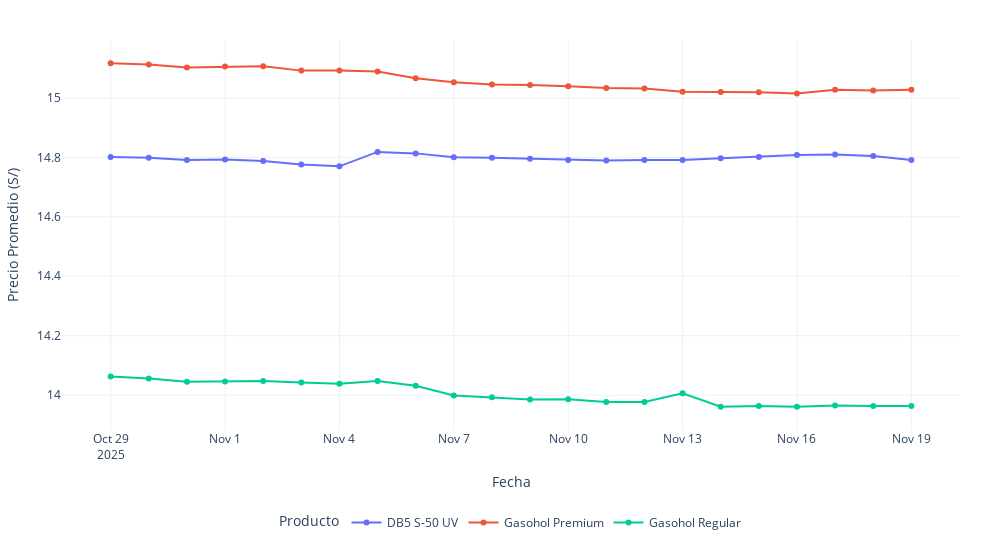

This figure's notebook cell:
### Code cell
# -----------------------------------------
df_time = (
    osinerg_1.groupby(["Fecha", "Producto"])["Precio"]
    .mean()
    .reset_index()
)

fig2 = px.line(
    df_time,
    x="Fecha",
    y="Precio",
    color="Producto",
    title=None,#"Precios Promedio por Producto a lo Largo del Tiempo",
    labels={"Precio": "Precio Promedio (S/)", "Fecha": "Fecha"},
    width=1000, height=550,
    template="plotly_white"
)

fig2.update_layout(
    legend=dict(
        orientation="h",       # horizontal
        yanchor="top",
        y=-0.2,               # mueve la leyenda debajo del gráfico
        xanchor="center",
        x=0.5,               
        bgcolor="rgba(0,0,0,0)" 
    ),
    margin=dict(l=40, r=40, t=40, b=120) 
)

fig2.update_traces(mode="lines+markers")
fig2.show()

### Figure 1 — Plotly figure (JSON) as saved in the notebook; plotly's stock layout.template omitted (floating-point values rounded to 4 significant figures)
{"data": [{"hovertemplate": "Producto=DB5 S-50 UV<br>Fecha=%{x}<br>Precio Promedio (S/)=%{y}<extra></extra>", "legendgroup": "DB5 S-50 UV", "line": {"color": "#636efa", "dash": "solid"}, "marker": {"symbol": "circle"}, "mode": "lines+markers", "name": "DB5 S-50 UV", "orientation": "v", "showlegend": true, "type": "scatter", "x": ["2025-10-29T00:00:00", "2025-10-30T00:00:00", "2025-10-31T00:00:00", "2025-11-01T00:00:00", "2025-11-02T00:00:00", "2025-11-03T00:00:00", "2025-11-04T00:00:00", "2025-11-05T00:00:00", "2025-11-06T00:00:00", "2025-11-07T00:00:00", "2025-11-08T00:00:00", "2025-11-09T00:00:00", "2025-11-10T00:00:00", "2025-11-11T00:00:00", "2025-11-12T00:00:00", "2025-11-13T00:00:00", "2025-11-14T00:00:00", "2025-11-15T00:00:00", "2025-11-16T00:00:00", "2025-11-17T00:00:00", "2025-11-18T00:00:00", "2025-11-19T00:00:00"], "xaxis": "x", "y": [14.8, 14.8, 14.79, 14.79, 14.79, 14.78, 14.77, 14.82, 14.81, 14.8, 14.8, 14.8, 14.79, 14.79, 14.79, 14.79, 14.8, 14.8, 14.81, 14.81, 14.8, 14.79], "yaxis": "y"}, {"hovertemplate": "Producto=Gasohol Premium<br>Fecha=%{x}<br>Precio Promedio (S/)=%{y}<extra></extra>", "legendgroup": "Gasohol Premium", "line": {"color": "#EF553B", "dash": "solid"}, "marker": {"symbol": "circle"}, "mode": "lines+markers", "name": "Gasohol Premium", "orientation": "v", "showlegend": true, "type": "scatter", "x": ["2025-10-29T00:00:00", "2025-10-30T00:00:00", "2025-10-31T00:00:00", "2025-11-01T00:00:00", "2025-11-02T00:00:00", "2025-11-03T00:00:00", "2025-11-04T00:00:00", "2025-11-05T00:00:00", "2025-11-06T00:00:00", "2025-11-07T00:00:00", "2025-11-08T00:00:00", "2025-11-09T00:00:00", "2025-11-10T00:00:00", "2025-11-11T00:00:00", "2025-11-12T00:00:00", "2025-11-13T00:00:00", "2025-11-14T00:00:00", "2025-11-15T00:00:00", "2025-11-16T00:00:00", "2025-11-17T00:00:00", "2025-11-18T00:00:00", "2025-11-19T00:00:00"], "xaxis": "x", "y": [15.12, 15.11, 15.1, 15.11, 15.11, 15.09, 15.09, 15.09, 15.07, 15.05, 15.05, 15.04, 15.04, 15.03, 15.03, 15.02, 15.02, 15.02, 15.01, 15.03, 15.02, 15.03], "yaxis": "y"}, {"hovertemplate": "Producto=Gasohol Regular<br>Fecha=%{x}<br>Precio Promedio (S/)=%{y}<extra></extra>", "legendgroup": "Gasohol Regular", "line": {"color": "#00cc96", "dash": "solid"}, "marker": {"symbol": "circle"}, "mode": "lines+markers", "name": "Gasohol Regular", "orientation": "v", "showlegend": true, "type": "scatter", "x": ["2025-10-29T00:00:00", "2025-10-30T00:00:00", "2025-10-31T00:00:00", "2025-11-01T00:00:00", "2025-11-02T00:00:00", "2025-11-03T00:00:00", "2025-11-04T00:00:00", "2025-11-05T00:00:00", "2025-11-06T00:00:00", "2025-11-07T00:00:00", "2025-11-08T00:00:00", "2025-11-09T00:00:00", "2025-11-10T00:00:00", "2025-11-11T00:00:00", "2025-11-12T00:00:00", "2025-11-13T00:00:00", "2025-11-14T00:00:00", "2025-11-15T00:00:00", "2025-11-16T00:00:00", "2025-11-17T00:00:00", "2025-11-18T00:00:00", "2025-11-19T00:00:00"], "xaxis": "x", "y": [14.06, 14.06, 14.05, 14.05, 14.05, 14.04, 14.04, 14.05, 14.03, 14.0, 13.99, 13.99, 13.99, 13.98, 13.98, 14.01, 13.96, 13.96, 13.96, 13.97, 13.96, 13.96], "yaxis": "y"}], "layout": {"height": 550, "legend": {"bgcolor": "rgba(0,0,0,0)", "orientation": "h", "title": {"text": "Producto"}, "tracegroupgap": 0, "x": 0.5, "xanchor": "center", "y": -0.2, "yanchor": "top"}, "margin": {"b": 120, "l": 40, "r": 40, "t": 40}, "width": 1000, "xaxis": {"anchor": "y", "domain": [0, 1], "title": {"text": "Fecha"}}, "yaxis": {"anchor": "x", "domain": [0, 1], "title": {"text": "Precio Promedio (S/)"}}}}
